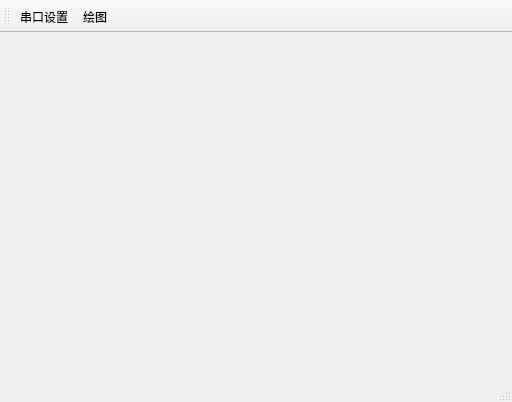
<?xml version="1.0" encoding="UTF-8"?>
<ui version="4.0">
 <class>MainWindow</class>
 <widget class="QMainWindow" name="MainWindow">
  <property name="geometry">
   <rect>
    <x>0</x>
    <y>0</y>
    <width>512</width>
    <height>402</height>
   </rect>
  </property>
  <property name="windowTitle">
   <string>MainWindow</string>
  </property>
  <widget class="QWidget" name="centralWidget"/>
  <widget class="QStatusBar" name="statusBar"/>
  <widget class="QToolBar" name="toolBar">
   <property name="windowTitle">
    <string>toolBar</string>
   </property>
   <attribute name="toolBarArea">
    <enum>TopToolBarArea</enum>
   </attribute>
   <attribute name="toolBarBreak">
    <bool>false</bool>
   </attribute>
   <addaction name="action"/>
   <addaction name="action_2"/>
  </widget>
  <action name="action">
   <property name="checkable">
    <bool>false</bool>
   </property>
   <property name="icon">
    <iconset>
     <normaloff>setting.svg</normaloff>setting.svg</iconset>
   </property>
   <property name="text">
    <string>串口设置</string>
   </property>
  </action>
  <action name="action_2">
   <property name="icon">
    <iconset>
     <normaloff>plot.svg</normaloff>plot.svg</iconset>
   </property>
   <property name="text">
    <string>绘图</string>
   </property>
  </action>
 </widget>
 <layoutdefault spacing="6" margin="11"/>
 <resources/>
 <connections/>
</ui>
